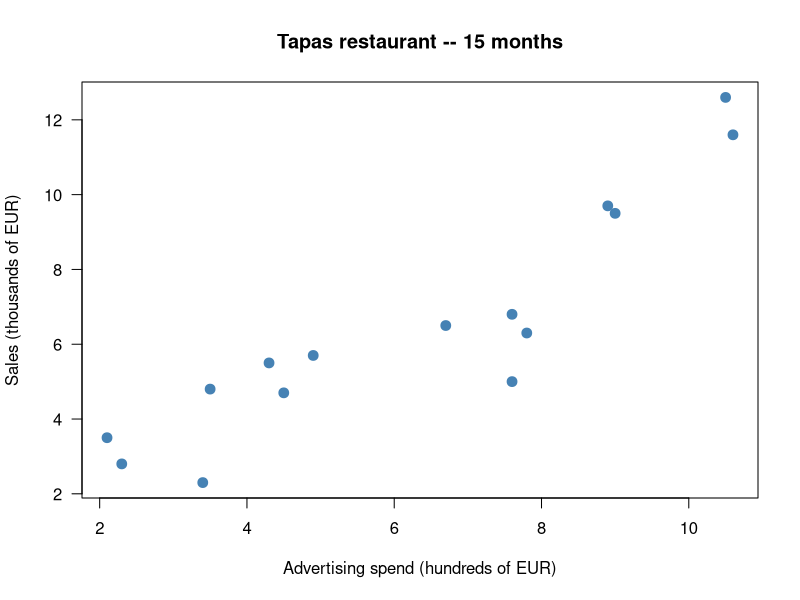
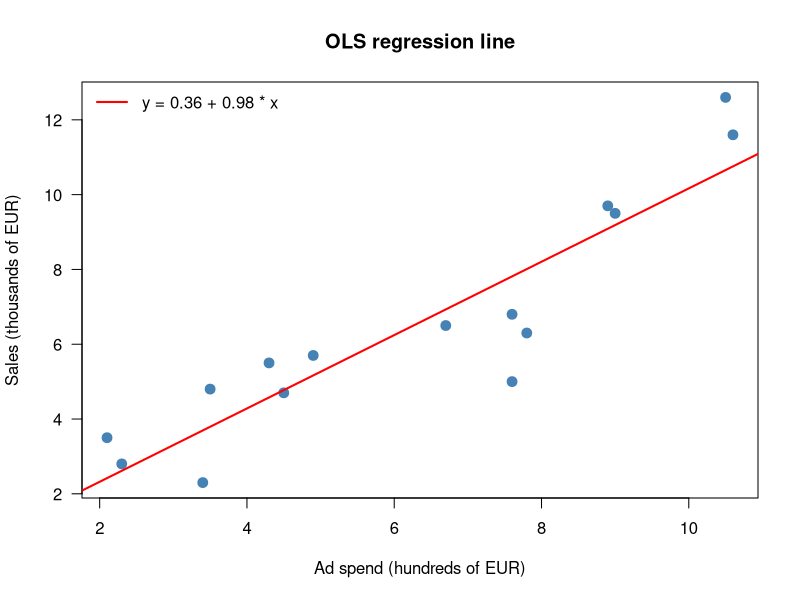
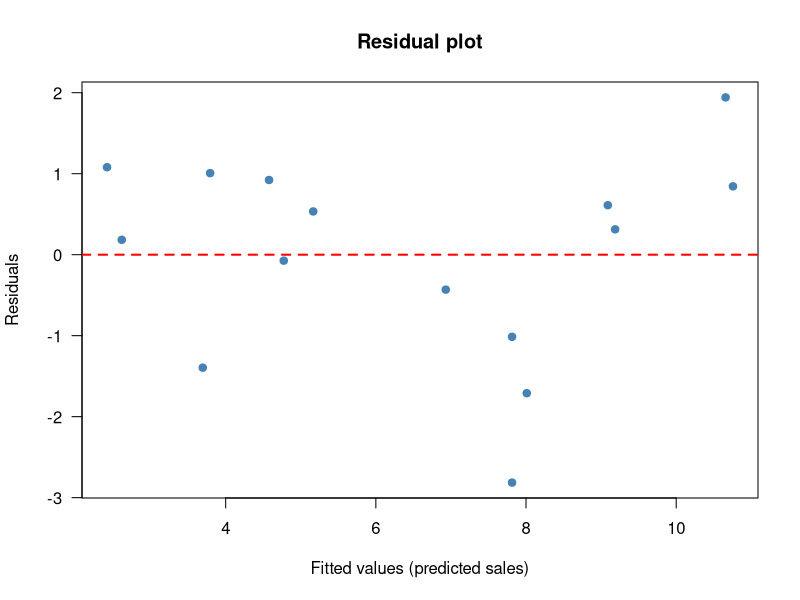
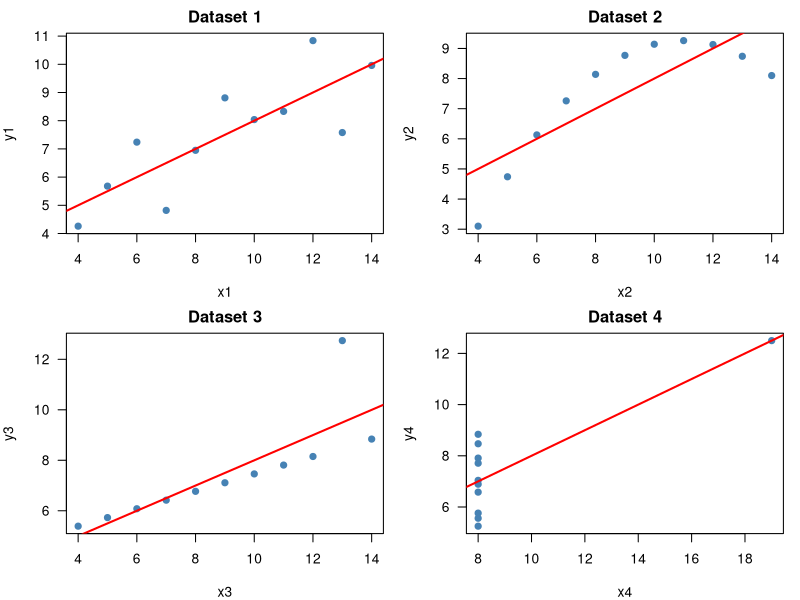

Here is the R script that generated these plots, in order:
## ---- chunk 1
#| message: false
#| warning: false
library(dplyr)
## ---- chunk 2
set.seed(2026)
ad_spend <- round(runif(15, min = 2, max = 12), 1)
sales    <- round(1.8 + 0.9 * ad_spend + rnorm(15, mean = 0, sd = 1.2), 1)

restaurant <- data.frame(
  Month    = month.abb[1:15],
  Ad_Spend = ad_spend,
  Sales    = sales
)
restaurant
## ---- chunk 3
summary(restaurant[, c("Ad_Spend", "Sales")])
## ---- chunk 4
plot(ad_spend, sales,
     pch = 19, col = "steelblue", cex = 1.3,
     xlab = "Advertising spend (hundreds of EUR)",
     ylab = "Sales (thousands of EUR)",
     main = "Tapas restaurant -- 15 months",
     las  = 1)
## ---- chunk 5
# By hand using the divisor n (chapter convention)
n     <- length(ad_spend)
x_bar <- mean(ad_spend)
y_bar <- mean(sales)

S_XY  <- sum((ad_spend - x_bar) * (sales - y_bar)) / n
S_X   <- sqrt(sum((ad_spend - x_bar)^2) / n)
S_Y   <- sqrt(sum((sales    - y_bar)^2) / n)
r_xy  <- S_XY / (S_X * S_Y)

cat("S_XY (by hand, /n)    :", round(S_XY, 3), "\n")
cat("Correlation (by hand) :", round(r_xy, 3), "\n")
## ---- chunk 6
cat("cov() (divisor n-1)   :", round(cov(ad_spend, sales), 3), "\n")
cat("cor()                 :", round(cor(ad_spend, sales), 3), "\n")
## ---- chunk 7
b <- S_XY / S_X^2
a <- y_bar - b * x_bar
cat("Slope (b)     :", round(b, 4), "\n")
cat("Intercept (a) :", round(a, 4), "\n")
## ---- chunk 8
fit <- lm(sales ~ ad_spend)
round(coef(fit), 4)
## ---- chunk 9
plot(ad_spend, sales,
     pch = 19, col = "steelblue", cex = 1.3,
     xlab = "Ad spend (hundreds of EUR)",
     ylab = "Sales (thousands of EUR)",
     main = "OLS regression line",
     las  = 1)
abline(fit, col = "red", lwd = 2)
legend("topleft",
       legend = paste0("y = ", round(a, 2), " + ", round(b, 2), " * x"),
       col = "red", lwd = 2, bty = "n")
## ---- chunk 10
R2_a <- summary(fit)$r.squared
R2_b <- cor(ad_spend, sales)^2
cat("R^2 from summary() :", round(R2_a, 4), "\n")
cat("r_xy^2             :", round(R2_b, 4), "\n")
## ---- chunk 11
plot(fitted(fit), resid(fit),
     pch = 19, col = "steelblue",
     xlab = "Fitted values (predicted sales)",
     ylab = "Residuals",
     main = "Residual plot",
     las  = 1)
abline(h = 0, col = "red", lty = 2, lwd = 2)
## ---- chunk 12
par(mfrow = c(2, 2), mar = c(4, 4, 2, 1))
for (i in 1:4) {
  x <- anscombe[[paste0("x", i)]]
  y <- anscombe[[paste0("y", i)]]
  plot(x, y, pch = 19, col = "steelblue",
       main = paste("Dataset", i),
       xlab = paste0("x", i), ylab = paste0("y", i), las = 1)
  abline(lm(y ~ x), col = "red", lwd = 2)
}
par(mfrow = c(1, 1))
## ---- chunk 13
for (i in 1:4) {
  x <- anscombe[[paste0("x", i)]]
  y <- anscombe[[paste0("y", i)]]
  cat(sprintf("Dataset %d -- cor: %.3f  R2: %.3f\n",
              i, cor(x, y), summary(lm(y ~ x))$r.squared))
}
